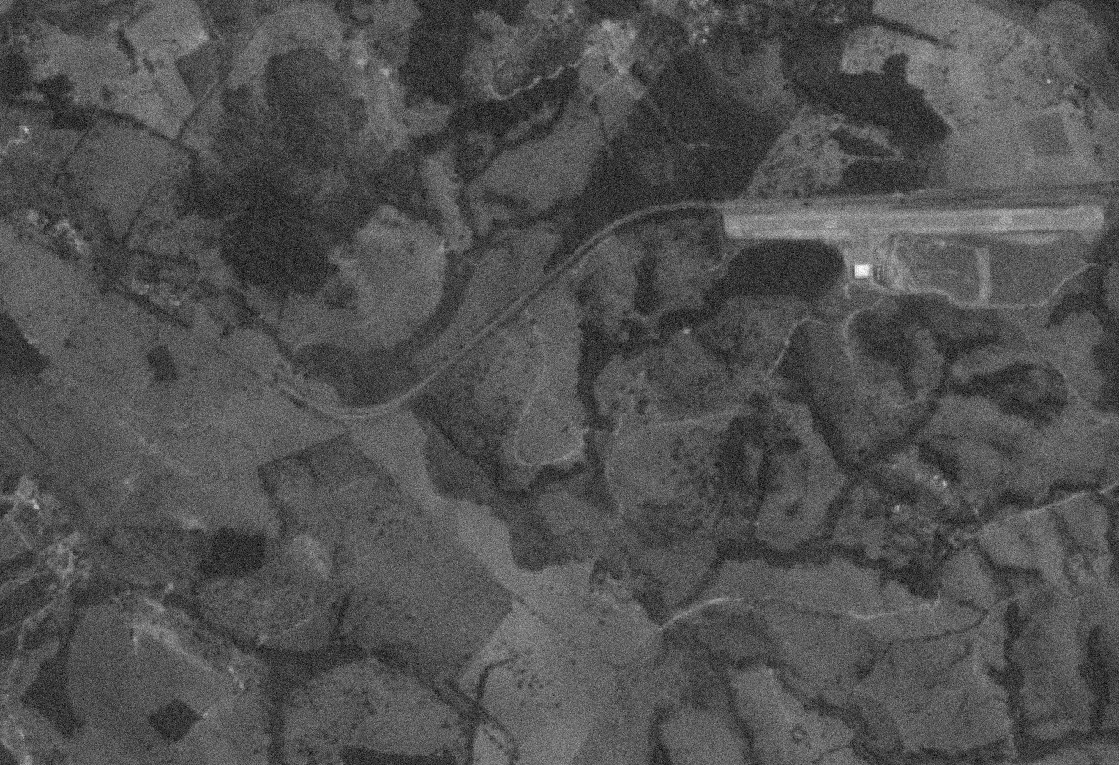
#> input picture Resolucoes/Questao1/airport_gray_noisy.PNG, 1119 x 765 px; the run also reads 1 picture not shown here
$ jupyter execute Resolucao1.ipynb   (shell and % lines are left out)
#> lines starting #> are read from the running program, lines starting #| are printed output that depends on the picture; long printed decimals are rounded
# Prova prática de Visão Computacional

1. Seja a imagem satelital com ruído de fundo salt & pepper (PSNR=25dB), inserida na pasta compartilhada denominada airport_gray_noisy.png (pasta Questão 1). Implemente um código com alguma técnica para remoção parcial do ruído apresentado.

#### Vamos dar uma pequena olhada nas imagens que foram passadas.

[cell 1]
from IPython.display import Image
Image(filename='airport_gray_noisy.PNG')

[cell 2]
from IPython.display import Image
Image(filename='airport_gray.PNG')

[cell 3]
from IPython.display import Image
Image(filename='airport.PNG')

## OpenCV

Uma biblioteca muito utilizada para realizar trabalhos de visão computacional é a OpenCV. Além de ser livre para uso e multiplataforma, ela já possui várias funções para o tratamento de imagens, como remoção de ruídos.

- Primeiramente, vamos instalar a biblioteca.

[cell 4]
import cv2

#### A biblioteca e suas dependencias foram instaladas, contudo é necessário reinicializar o kernel do Python para carregar as novas bibliotecas.

[cell 5]
import cv2

[cell 6]
# Inicializar variaveis com base na imagem
airport_gray_noisy = cv2.imread('airport_gray_noisy.PNG', 0)
#> airport_gray_noisy is the input picture: shape (765, 1119); min 0, max 255, mean 81.1
airport_gray = cv2.imread('airport_gray.PNG', 0)

[cell 7]
import matplotlib.pyplot as plt

#### matplotlib é uma biblioteca muito útil para gerar gráficos e visualizar imagens. Vamos incluí-la também no environment.

#### Reiniciar o kernel.

[cell 8]
import matplotlib.pyplot as plt
import cv2

# Inicializar variaveis com base na imagem
airport_gray_noisy = cv2.imread('airport_gray_noisy.PNG', 0)
airport_gray = cv2.imread('airport_gray.PNG', 0)

#### De acordo com o enunciado da questao, o ruido de salt & pepper possui uma relação sinal-ruído (PSNR) de 25dB. Como nos temos a imagem original e a image com ruido, podemos calcular o PSNR para verificar este valor.

[cell 9]
diff = cv2.subtract(airport_gray_noisy, airport_gray)
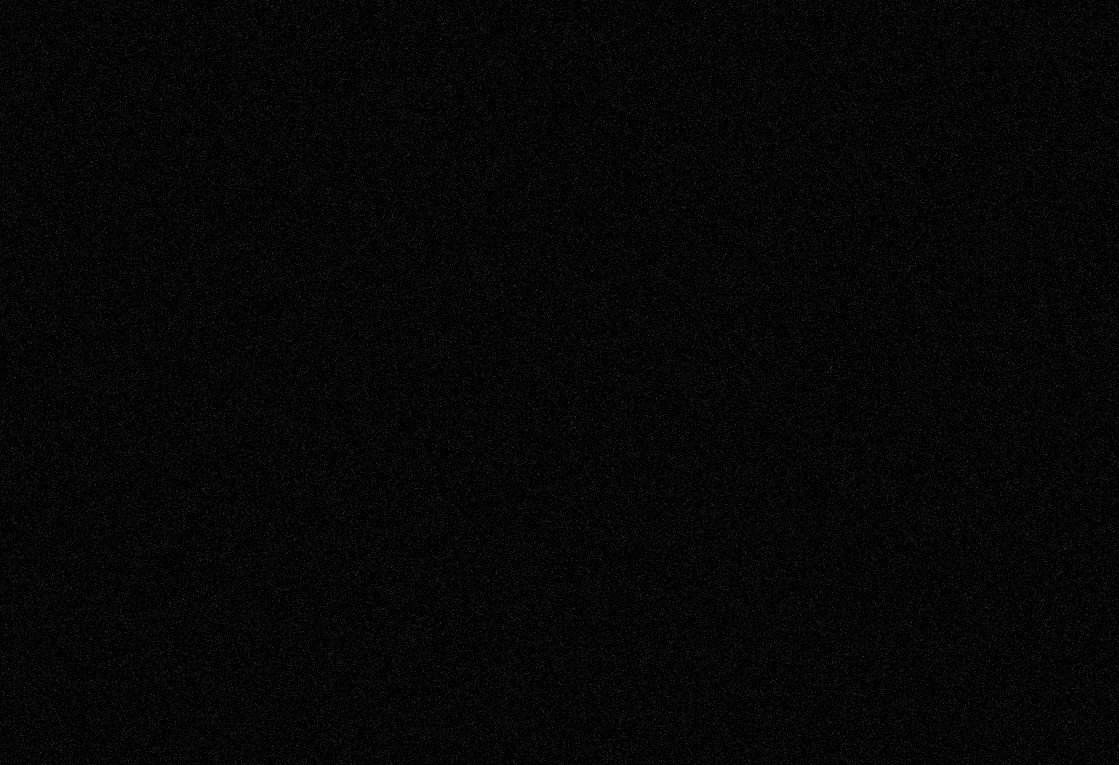
#> diff: shape (765, 1119); min 0, max 67, mean 5.5
plt.imshow(diff, cmap='gray')
#> (this line was passed over: IPython is not available in this run)

## Relação sinal-ruído de pico (PSNR)

Para calcular o PSNR a partir do MSE (Mean Square Error) entre as duas imagens:

$PSNR = 10 \cdot \log_{10}\left(\frac{{\text{Intensidade Maxima dos Pixels}^2}}{{MSE}}\right)$

[cell 10]
import numpy as np
print(f"Intensidade maxima da imagem original = {np.max(airport_gray)}")
#| Intensidade maxima da imagem original = 242

#### Vamos calcular o PSNR entre a imagem original e com ruido para verificar o valor de 25dB

[cell 11]
# MSE
diff = np.square(airport_gray - airport_gray_noisy)
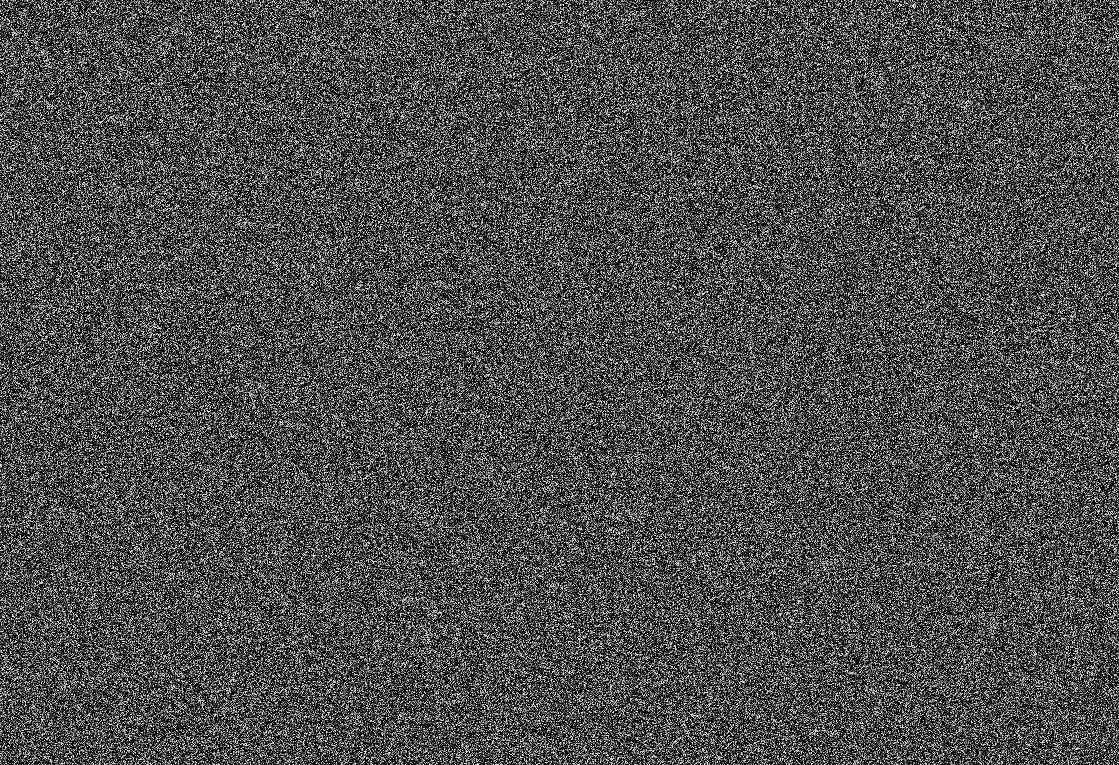
#> diff: shape (765, 1119); min 0, max 249, mean 76.4
mse_value = np.mean(diff)
#> mse_value = 76.39
print(f"MSE={mse_value}")
#| MSE=76.391

[cell 12]
# PSNR
psnr = 10 * np.log10(242**2 / mse_value)
#> psnr = 28.85
print(f"PSNR={psnr}")
#| PSNR=28.846

#### O valor nao corresponde ao passado no enunciado, provavelmente teremos que normalizar as imagens

[cell 13]
airport_gray_norm = airport_gray.astype(np.float16) / np.max(airport_gray)
airport_gray_noisy_norm = airport_gray_noisy.astype(np.float16) / np.max(airport_gray_noisy)

[cell 14]
print(f"Intensidade maxima da imagem original normalizada = {np.max(airport_gray_norm)}")
#| Intensidade maxima da imagem original normalizada = 1.0

[cell 15]
# MSE
diff = np.square(airport_gray_norm  - airport_gray_noisy_norm)
mse_value = np.mean(diff)
#> mse_value = 0.00355
print(f"MSE={mse_value}")
#| MSE=0.003546

# PSNR
psnr = 10 * np.log10(1.0 / mse_value)
#> psnr = 24.5
print(f"PSNR={psnr}")
#| PSNR=24.503

#### Ainda nao chegamos no valor de 25dB, mas creio que estamos proximos o suficiente. Este valor eh importante para podermos avaliar a eficacia do nosso metodo de remocao de ruido.

### OpenCV fastNlMeansDenoising
Agora, vamos utilizar a funcao de remocao de ruido do OpenCV para imagens em grayscale
https://docs.opencv.org/3.4/d1/d79/group__photo__denoise.html#ga4c6b0031f56ea3f98f768881279ffe93

[cell 16]
denoised_airport = cv2.fastNlMeansDenoising(airport_gray_noisy, None, 10, 10, 7)
plt.imshow(denoised_airport, cmap='gray')
#> (this line was passed over: IPython is not available in this run)

#### Aparentemente, utilizando a funcao fastNlMeansDenoising foi possivel remover o ruido da imagem. Agora, podemos utilizar o PSNR calculado anteriormente para verificar a eficacia do metodo do OpenCV.

[cell 17]
# Normalizar
denoised_airport_norm = denoised_airport.astype(np.float16) / np.max(denoised_airport)

# MSE
diff = np.square(airport_gray_norm  - denoised_airport_norm)
mse_value = np.mean(diff)
#> mse_value = 0.0018
print(f"MSE={mse_value}")
#| MSE=0.001799

# PSNR
psnr = 10 * np.log10(1.0 / mse_value)
#> psnr = 27.45
print(f"PSNR apos remocao de ruido = {psnr}")
#| PSNR apos remocao de ruido = 27.451
